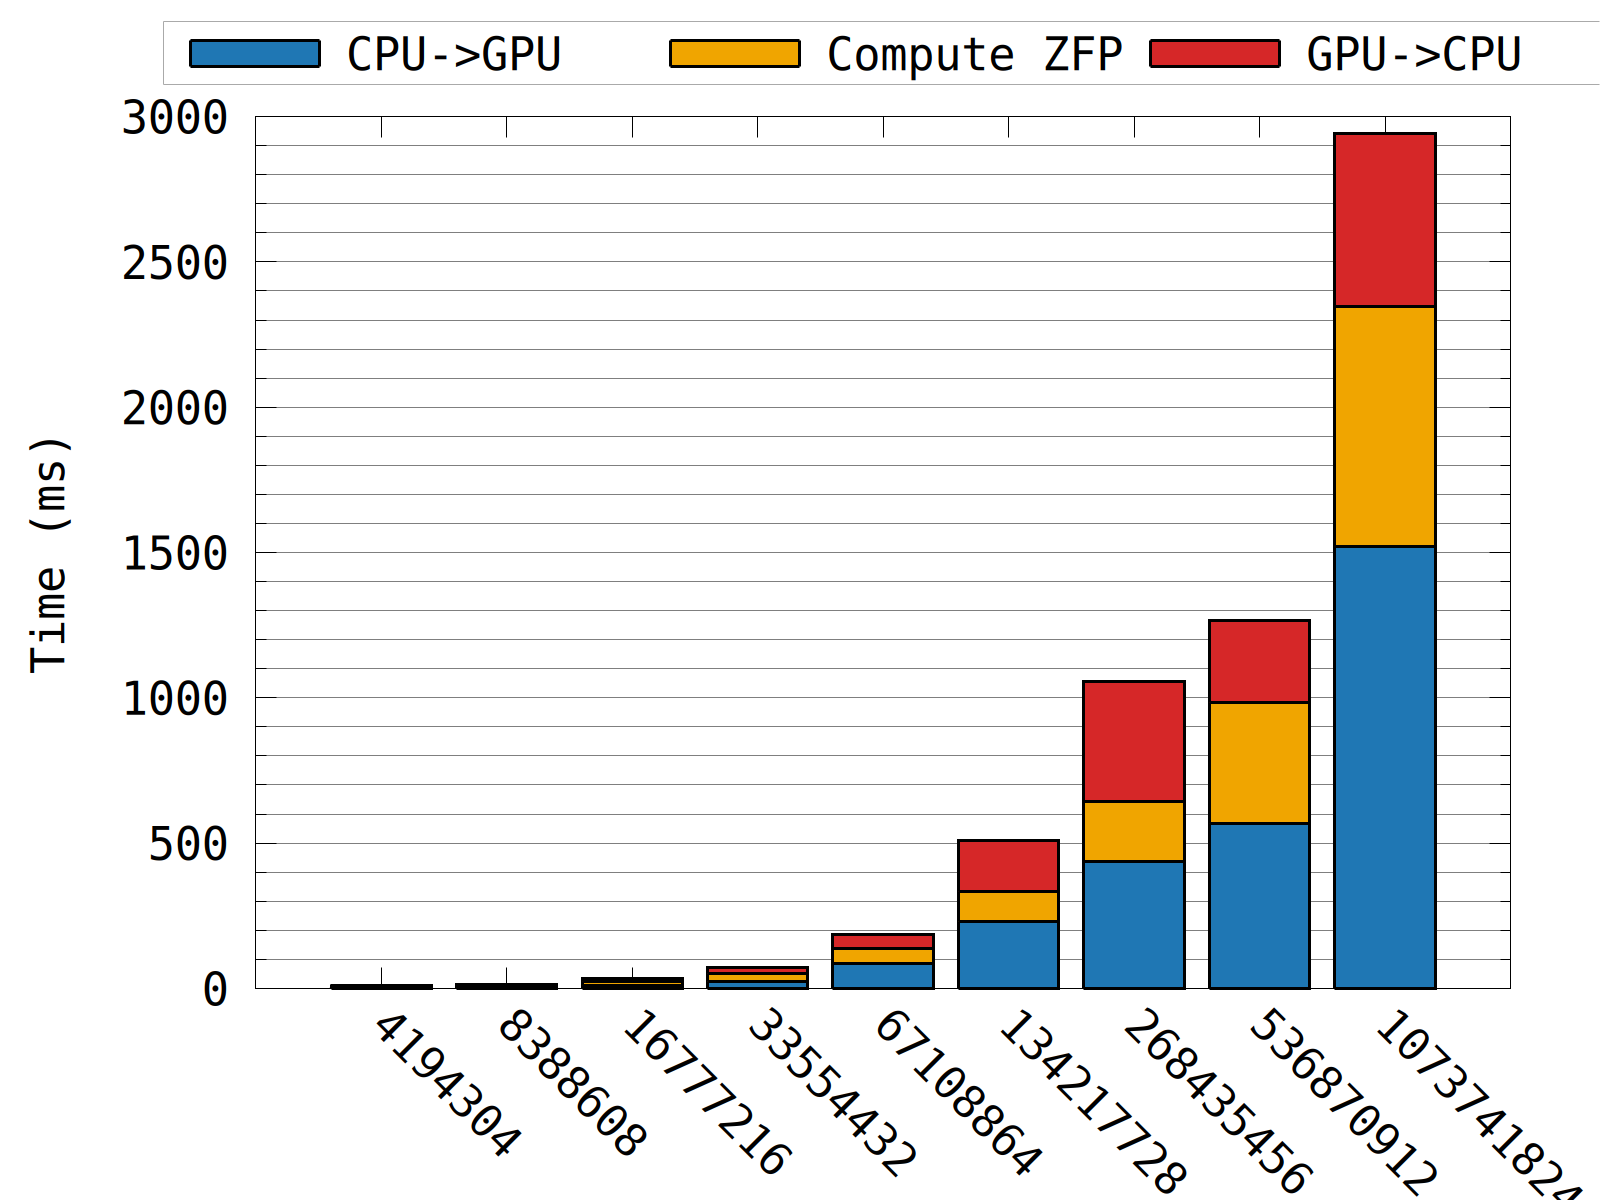

The script that saved this image:
set terminal pngcairo size 1600,1200 enhanced font 'Consolas,34'
set output 'zfp_gpu.png'

set xlabel "Number of elements"
set ylabel "Time (ms)"

# Key
set key above horizontal box lt 1 lc rgb "#aaaaaa" lw 1 spacing 1.2
set key Left reverse
set bmargin 4

# Grid
set mytics 5
set grid ytics mytics
set grid ytics  lt 1 lw 1.5 lc rgb "black"
set grid mytics lt 1 lw 0.5 lc rgb "black"

set yrange [0:*]
set xtics rotate by -45

# Stacked histogram style
set style data histograms
set style histogram rowstacked
set boxwidth 0.8
set autoscale xfixmin

set style line 1 lc rgb "#1f77b4" lt 1 lw 3
set style line 2 lc rgb "#f0a500" lt 1 lw 3
set style line 3 lc rgb "#d62728" lt 1 lw 3

plot \
    'zfp_metrics.dat' using 2:xtic(1) title "CPU->GPU"    ls 1 fill solid border -1, \
    '' using 3                         title "Compute ZFP" ls 2 fill solid border -1, \
    '' using 4                         title "GPU->CPU"    ls 3 fill solid border -1
